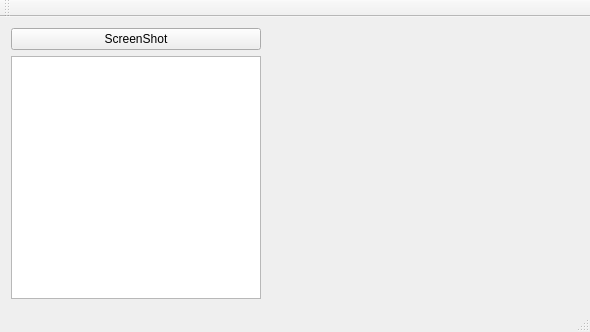
<?xml version="1.0" encoding="UTF-8"?>
<ui version="4.0">
 <class>MainWindow</class>
 <widget class="QMainWindow" name="MainWindow">
  <property name="geometry">
   <rect>
    <x>0</x>
    <y>0</y>
    <width>590</width>
    <height>332</height>
   </rect>
  </property>
  <property name="windowTitle">
   <string>MainWindow</string>
  </property>
  <widget class="QWidget" name="centralWidget">
   <layout class="QGridLayout" name="gridLayout">
    <item row="1" column="0" rowspan="2">
     <widget class="QTableView" name="tableView"/>
    </item>
    <item row="1" column="1" colspan="2">
     <widget class="QLabel" name="picLabel">
      <property name="text">
       <string/>
      </property>
     </widget>
    </item>
    <item row="0" column="1" colspan="2">
     <spacer name="horizontalSpacer">
      <property name="orientation">
       <enum>Qt::Horizontal</enum>
      </property>
      <property name="sizeHint" stdset="0">
       <size>
        <width>324</width>
        <height>20</height>
       </size>
      </property>
     </spacer>
    </item>
    <item row="0" column="0">
     <widget class="QPushButton" name="screenButton">
      <property name="text">
       <string>ScreenShot</string>
      </property>
     </widget>
    </item>
    <item row="2" column="2">
     <spacer name="verticalSpacer">
      <property name="orientation">
       <enum>Qt::Vertical</enum>
      </property>
      <property name="sizeHint" stdset="0">
       <size>
        <width>20</width>
        <height>204</height>
       </size>
      </property>
     </spacer>
    </item>
   </layout>
  </widget>
  <widget class="QMenuBar" name="menuBar">
   <property name="geometry">
    <rect>
     <x>0</x>
     <y>0</y>
     <width>590</width>
     <height>19</height>
    </rect>
   </property>
  </widget>
  <widget class="QToolBar" name="mainToolBar">
   <attribute name="toolBarArea">
    <enum>TopToolBarArea</enum>
   </attribute>
   <attribute name="toolBarBreak">
    <bool>false</bool>
   </attribute>
  </widget>
  <widget class="QStatusBar" name="statusBar"/>
 </widget>
 <layoutdefault spacing="6" margin="11"/>
 <resources/>
 <connections/>
</ui>
